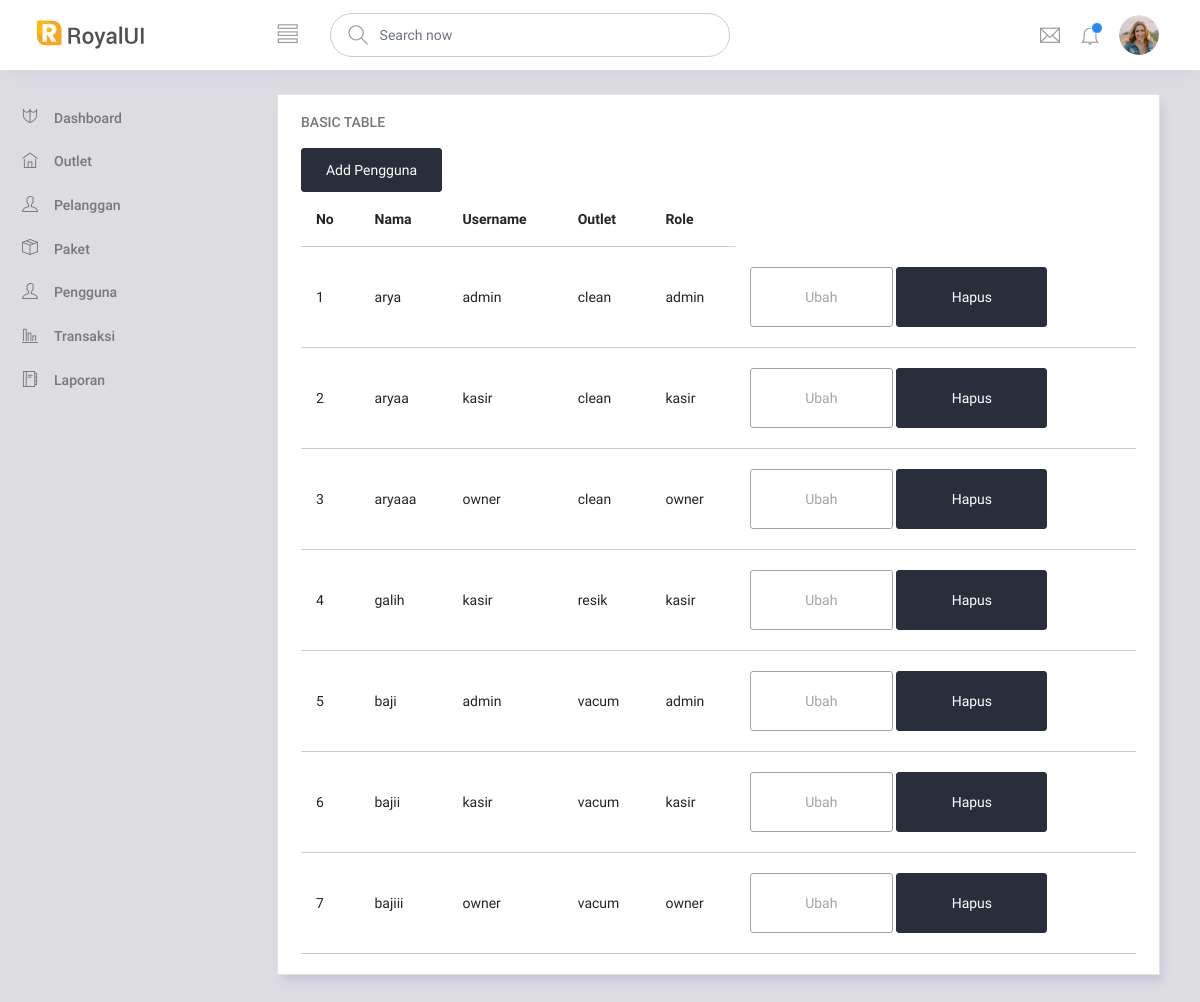
The app's page /admin/pages/pengguna/pengguna.php with its own data.
### tables this page shows
CREATE TABLE `tb_user` (
  `id` int(11) NOT NULL,
  `nama` varchar(100) NOT NULL,
  `username` varchar(30) NOT NULL,
  `password` text NOT NULL,
  `id_outlet` int(11) NOT NULL,
  `role` enum('admin','kasir','owner') NOT NULL
);

CREATE TABLE `tb_outlet` (
  `id` int(11) NOT NULL,
  `nama` varchar(100) NOT NULL,
  `alamat` text NOT NULL,
  `tlp` varchar(15) NOT NULL
);

### admin/pages/pengguna/pengguna.php (the view, shortened to what this page needs)
<!DOCTYPE html>
<html lang="en">
<head>
  <link rel="stylesheet" href="../../vendors/ti-icons/css/themify-icons.css">
  <link rel="stylesheet" href="../../vendors/base/vendor.bundle.base.css">
  <link rel="stylesheet" href="../../css/style.css">
</head>
<body>
  <div class="container-scroller">
    <nav class="navbar col-lg-12 col-12 p-0 fixed-top d-flex flex-row">
      <div class="text-center navbar-brand-wrapper d-flex align-items-center justify-content-center">
        <a class="navbar-brand brand-logo me-5" href="../../index.html"><img src="../../images/logo.svg" class="me-2" alt="logo"/></a>
      </div>
      <div class="navbar-menu-wrapper d-flex align-items-center justify-content-end">
        <button class="navbar-toggler navbar-toggler align-self-center" type="button" data-toggle="minimize">
          <span class="ti-view-list"></span>
        </button>
        <ul class="navbar-nav mr-lg-2">
          <li class="nav-item nav-search d-none d-lg-block">
            <div class="input-group">
              <div class="input-group-prepend hover-cursor" id="navbar-search-icon">
                <span class="input-group-text" id="search">
                  <i class="ti-search"></i>
                </span>
              </div>
              <input type="text" class="form-control" id="navbar-search-input" placeholder="Search now" aria-label="search" aria-describedby="search">
            </div>
          </li>
        </ul>
        <ul class="navbar-nav navbar-nav-right">
          <li class="nav-item dropdown me-1">
            <a class="nav-link count-indicator dropdown-toggle d-flex justify-content-center align-items-center" id="messageDropdown" href="#" data-bs-toggle="dropdown">
              <i class="ti-email mx-0"></i>
            </a>
          </li>
          <li class="nav-item dropdown">
            <a class="nav-link count-indicator dropdown-toggle" id="notificationDropdown" href="#" data-bs-toggle="dropdown">
              <i class="ti-bell mx-0"></i>
              <span class="count"></span>
            </a>
          </li>
          <li class="nav-item nav-profile dropdown">
            <a class="nav-link dropdown-toggle" href="#" data-bs-toggle="dropdown" id="profileDropdown">
              <img src="../../images/faces/face28.jpg" alt="profile"/>
            </a>
          </li>
        </ul>
      </div>
    </nav>
    <div class="container-fluid page-body-wrapper">
      <nav class="sidebar sidebar-offcanvas" id="sidebar">
        <ul class="nav">
          <li class="nav-item">
            <a class="nav-link" href="../../nav.php">
              <i class="ti-shield menu-icon"></i>
              <span class="menu-title">Dashboard</span>
            </a>
          </li>
          <li class="nav-item">
            <a class="nav-link" href="../outlet/outlet.php">
            <i class="ti-home menu-icon"></i>
              <span class="menu-title">Outlet</span>
            </a>
          </li>
          <li class="nav-item">
            <a class="nav-link" href="../pelanggan/pelanggan.php">
            <i class="ti-user menu-icon"></i>
              <span class="menu-title">Pelanggan</span>
            </a>
          </li>
          <li class="nav-item">
          <a class="nav-link" href="../paket/paket.php">
              <i class="ti-package menu-icon"></i>
              <span class="menu-title">Paket</span>
            </a>
          </li>
          <li class="nav-item">
            <a class="nav-link" href="./pengguna.php">
              <i class="ti-user menu-icon"></i>
              <span class="menu-title">Pengguna</span>
            </a>
          </li>
          <li class="nav-item">
          <a class="nav-link" href="../transaksi/transaksi.php">
              <i class="ti-bar-chart-alt menu-icon"></i>
              <span class="menu-title">Transaksi</span>
            </a>
          </li>
          <li class="nav-item">
            <a class="nav-link" href="../laporan/laporan.php">
              <i class="ti-agenda menu-icon"></i>
              <span class="menu-title">Laporan</span>
            </a>
          </li>
        </ul>
      </nav>
      <div class="main-panel">
        <div class="content-wrapper">
          <div class="row">
            <div class="col-lg-12 grid-margin stretch-card">
              <div class="card">
                <div class="card-body">
                  <h4 class="card-title">Basic Table</h4>
                  <button type="button" class="btn btn-dark" onclick="location.href='./addPengguna.php'">Add Pengguna</button>
                  <div class="table-responsive">
                    <table class="table">
                      <thead>
                        <tr>
                          <th>No</th>
                          <th>Nama</th>
                          <th>Username</th>
                          <th>Outlet</th>
                          <th>Role</th>
                        </tr>
                      </thead>
                      <tbody>
                      <?php
                          include "../../../helper/connection.php";$qry_pengguna=mysqli_query($conn,"select tb_user.*, tb_outlet.id, tb_outlet.nama as nama_outlet from tb_user, tb_outlet where tb_user.id_outlet = tb_outlet.id");
                          $no=0;
                          while($data_pengguna=mysqli_fetch_array($qry_pengguna)){
                          $no++;
                      ?>
                    <tr>
                        <td><?=$no?></td>
                        <td><?=$data_pengguna['nama']?></td>
                        <td><?=$data_pengguna['username']?></td>
                        <td><?=$data_pengguna['nama_outlet']?></td>
                        <td><?=$data_pengguna['role']?></td>
                        <td><a href='./ubahOutlet.php?id=<?=$data_pengguna['id']?>' type="button" class="btn btn-outline-secondary btn-lg btn-block">Ubah</a>
                        <a href='./proces/hapus.php?id=<?=$data_pengguna['id']?>'onclick="return confirm('Apakah anda yakin menghapus data ini?')" type="button" class="btn btn-dark btn-lg btn-block">Hapus</a>
                        </td>
                    </tr>
                <?php
            }
        ?>
                      </tbody>
                    </table>
                  </div>
                </div>
              </div>
            </div>
</body>
</html

### records on screen
tb_user: nama "arya", username "admin", id_outlet.nama "clean", role "admin"
tb_user: nama "aryaa", username "kasir", id_outlet.nama "clean", role "kasir"
tb_user: nama "aryaaa", username "owner", id_outlet.nama "clean", role "owner"
tb_user: nama "galih", username "kasir", id_outlet.nama "resik", role "kasir"
tb_user: nama "baji", username "admin", id_outlet.nama "vacum", role "admin"
tb_user: nama "bajii", username "kasir", id_outlet.nama "vacum", role "kasir"
tb_user: nama "bajiii", username "owner", id_outlet.nama "vacum", role "owner"
